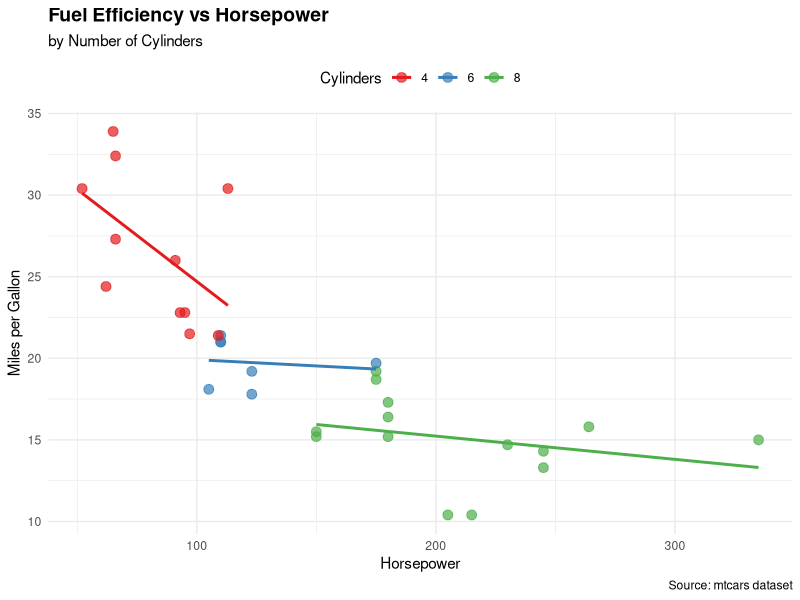

The R script that drew this image:
## ---- chunk 1
#| message: false
library(tidyverse)
## ---- chunk 2
ggplot(mtcars, aes(x = hp, y = mpg, color = factor(cyl))) +
  geom_point(size = 3, alpha = 0.7) +
  geom_smooth(method = "lm", se = FALSE, alpha = 0.3) +
  scale_color_brewer(palette = "Set1", name = "Cylinders") +
  labs(
    title = "Fuel Efficiency vs Horsepower",
    subtitle = "by Number of Cylinders",
    x = "Horsepower",
    y = "Miles per Gallon",
    caption = "Source: mtcars dataset"
  ) +
  theme_minimal() +
  theme(
    plot.title = element_text(size = 14, face = "bold"),
    plot.subtitle = element_text(size = 11),
    legend.position = "top"
  )
